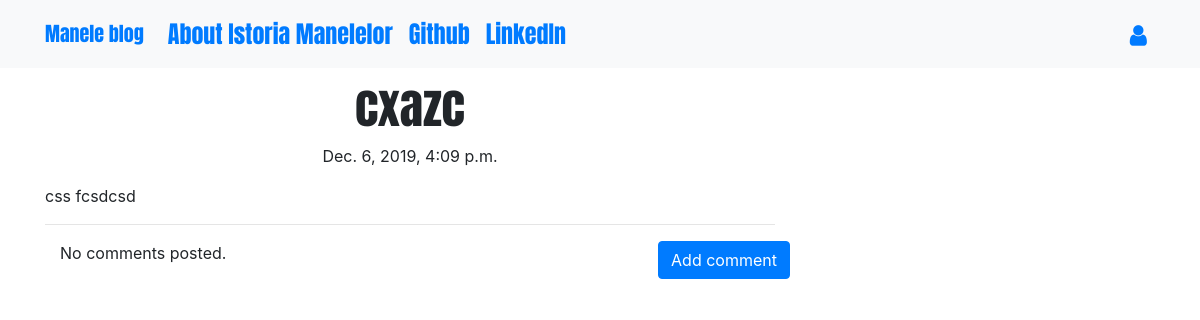
Page /post/17 on the earlier database version.
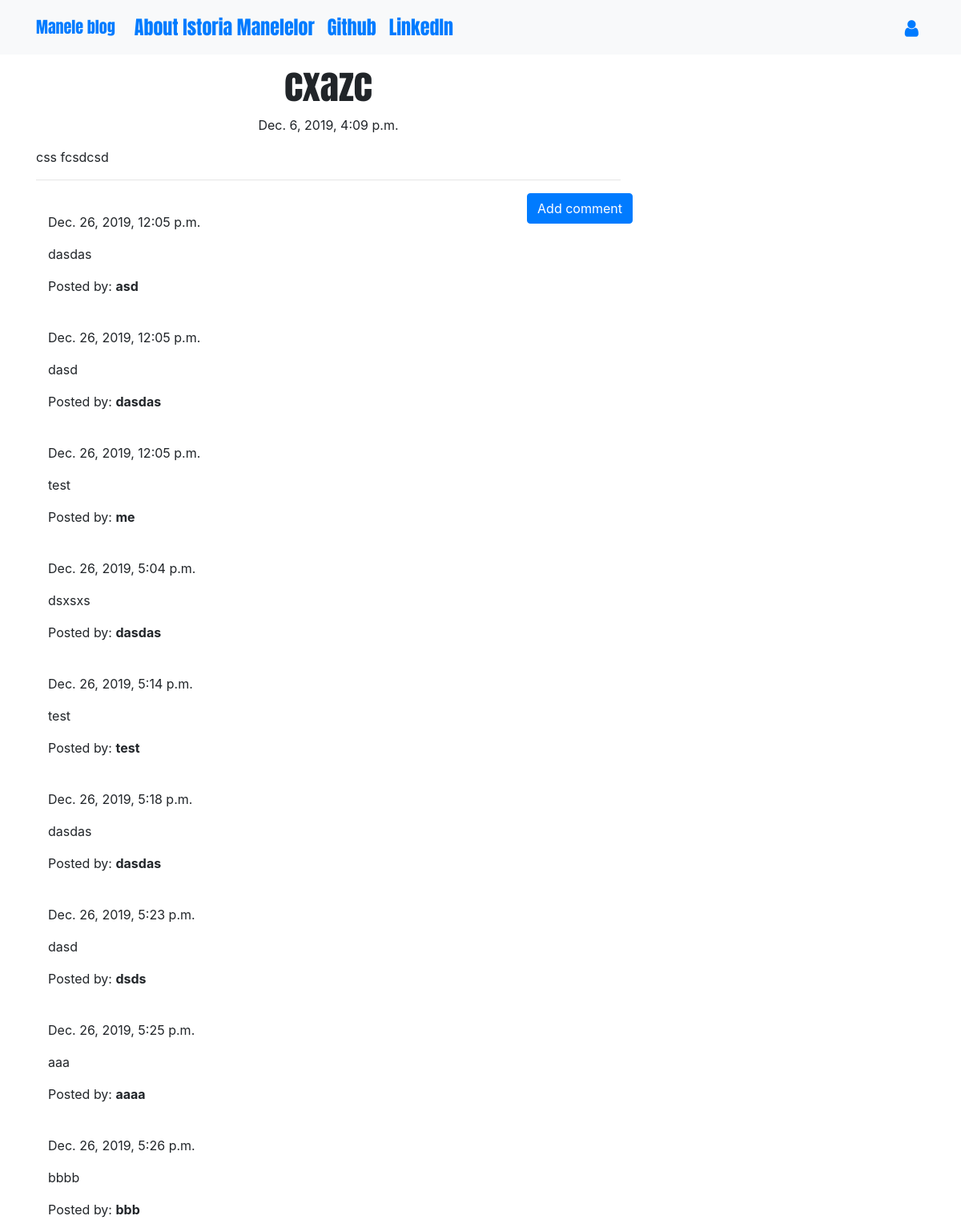
Same page on the later database version.
### blog/models.py (models this page shows, shortened)
class Comment(models.Model):
    post = models.ForeignKey('blog.Post', related_name='comments',on_delete=models.CASCADE)  # related_name -- vezi mai sus! Fk catre POst (din ce vad in admin se duce la titlu)
    author = models.CharField(max_length=200)
    text = models.TextField()
    created_date = models.DateTimeField(default=timezone.now)
    approved_comment = models.BooleanField(default=False)

### blog/views.py (the view)
# urls.py: path('post/<int:pk>', views.PostDetailView.as_view(), name='post_detail'),
class PostDetailView(DetailView):                # Template default suffix is _detail.
    model = Post

### blog/templates/blog/post_detail.html (shortened to what this page needs)
{% extends 'blog/base.html' %}
{% block content %}
        <h1 class='posttitle'>{{ post.title }}</h1>
        {% if post.published_date %}
            <div class="date postdate">
                {{ post.published_date }}
            </div>
         {% endif %}
      <p class='postcontent' >{{ post.text|safe|linebreaksbr }}</p>
  <hr>
  <a class="btn btn-primary btn-comment" href="{% url 'add_comment_to_post' pk=post.pk %}">Add comment</a>
  <div class="container">
  {% for commentvar in post.comments.all %}
  <br>
      {% if user.is_authenticated or commentvar.approved_comment %}
              {{ commentvar.created_date }}
          <p>{{ commentvar.text|safe|linebreaks }}</p>
          <p>Posted by: <strong>{{ commentvar.author }}</strong></p>
      {% endif %}
  {% empty %}
      <p>No comments posted.</p>
  {% endfor %}
</div>
{% endblock %}

Differences in the rows shown:
added Comment: created_date "Dec. 26, 2019, 12:05 p.m.", text "dasdas", author "asd"
added Comment: created_date "Dec. 26, 2019, 12:05 p.m.", text "dasd", author "dasdas"
added Comment: created_date "Dec. 26, 2019, 12:05 p.m.", text "test", author "me"
added Comment: created_date "Dec. 26, 2019, 5:04 p.m.", text "dsxsxs", author "dasdas"
added Comment: created_date "Dec. 26, 2019, 5:14 p.m.", text "test", author "test"
added Comment: created_date "Dec. 26, 2019, 5:18 p.m.", text "dasdas", author "dasdas"
added Comment: created_date "Dec. 26, 2019, 5:23 p.m.", text "dasd", author "dsds"
added Comment: created_date "Dec. 26, 2019, 5:25 p.m.", text "aaa", author "aaaa"
added Comment: created_date "Dec. 26, 2019, 5:26 p.m.", text "bbbb", author "bbb"
Other differences:
text no longer shown: "No comments posted."
